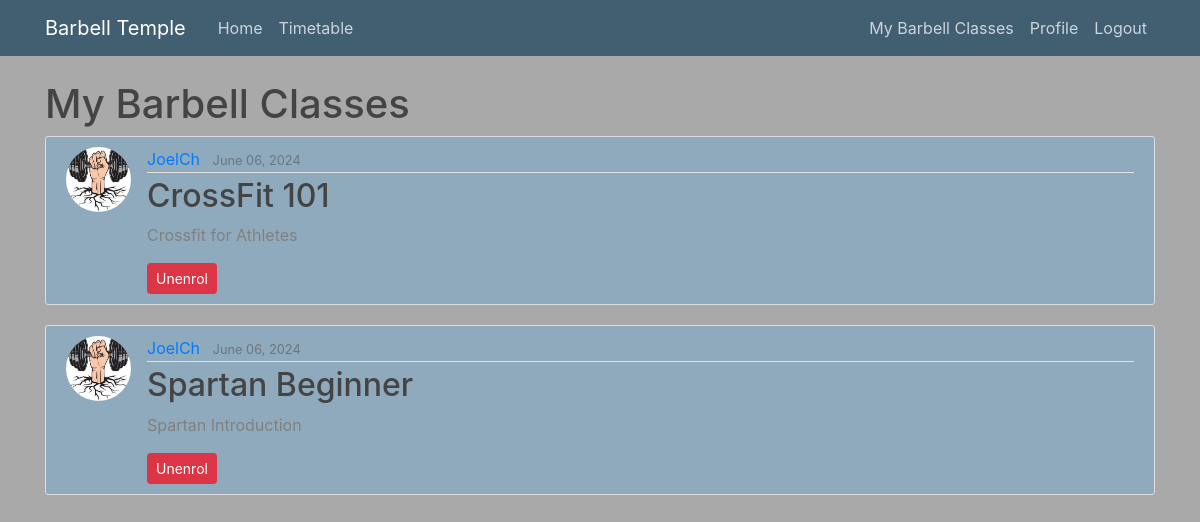
The app's page /mybarbellclasses/ (signed in), older data.
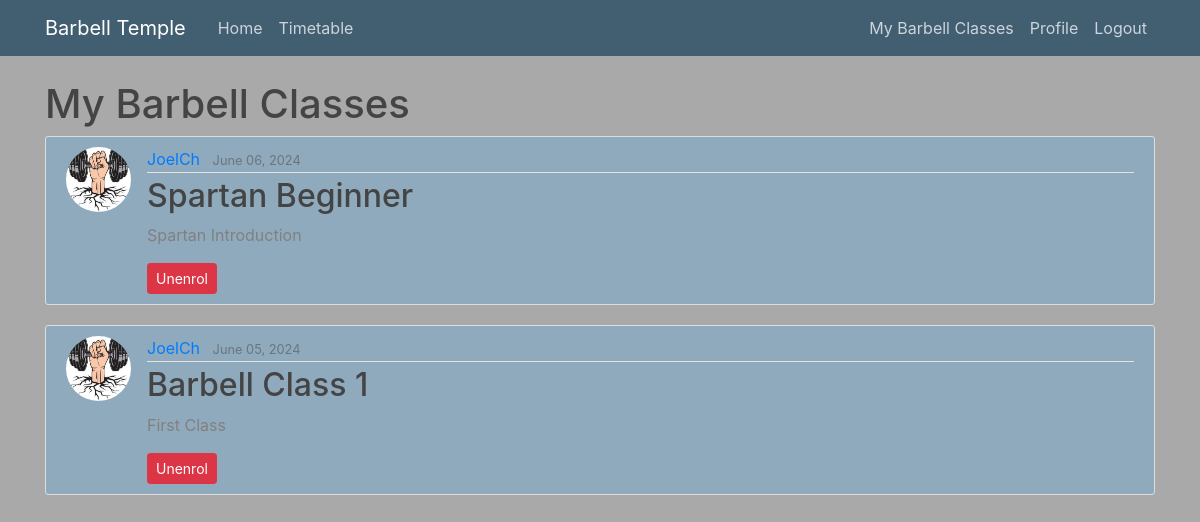
The same page, newer data.
### barbell_classes/models.py (models this page shows, shortened)
class Enrollment(models.Model):
    user = models.ForeignKey(User, on_delete=models.CASCADE, related_name='enrollment_set')
    barbell_class = models.ForeignKey(BarbellClass, on_delete=models.CASCADE)
    date_enrolled = models.DateTimeField(auto_now_add=True)

class BarbellClass(models.Model):
    title = models.CharField(max_length=100, help_text="Enter the title of the barbell class (e.g., 'Beginner Strength Training')")
    image = CloudinaryField('image', default='placeholder')
    date_posted = models.DateTimeField(default=timezone.now)
    author = models.ForeignKey(User, on_delete=models.CASCADE)
    date = models.TextField(default='', help_text="Enter the date and time of the class (e.g., '2024-06-15 10:00 AM')")
    duration = models.TextField(default='', help_text="Enter the duration of the class (e.g., '1 hour')")
    difficulty = models.TextField(default='', help_text="Enter the difficulty level of the class (e.g., 'Beginner', 'Intermediate', 'Advanced')")
    description = models.TextField(help_text="Provide a detailed description of the class")

### users/models.py (models this page shows, shortened)
class Profile(models.Model):
    user = models.OneToOneField(User, on_delete=models.CASCADE)
    image = models.ImageField(default='default.jpg', upload_to='profile_pictures')

### barbell_classes/views.py (the view)
# urls.py: path('mybarbellclasses/', views.my_barbellclasses, name='my_barbellclasses'),
def my_barbellclasses(request):
    context = {
        'my_barbellclasses': Enrollment.objects.filter(user=request.user)
    }
    return render(request, 'barbell_classes/my_barbellclasses.html', context)

### barbell_classes/templates/barbell_classes/my_barbellclasses.html (shortened to what this page needs)
{% extends "barbell_classes/base.html" %}
{% block content %}
    <h1>My Barbell Classes</h1>
    {% for enrollment in my_barbellclasses %}
        <article class="media content-section">
            <img class="rounded-circle article-img" src="{{ enrollment.barbell_class.author.profile.image.url }}">
            <div class="media-body">
                <div class="article-metadata">
                    <a class="mr-2" href="#">{{ enrollment.barbell_class.author }}</a>
                    <small class="text-muted">{{ enrollment.barbell_class.date_posted|date:"F d, Y" }}</small>
                </div>
                <h2><a class="article-title" href="{% url 'barbellclass-detail' enrollment.barbell_class.id %}">{{ enrollment.barbell_class.title }}</a></h2>
                <p class="article-content">{{ enrollment.barbell_class.description }}</p>
                <form method="post" action="{% url 'barbellclass-unenrol' enrollment.barbell_class.id %}" onsubmit="return confirmUnenrol()">
                    <button type="submit" class="btn btn-danger btn-sm">Unenrol</button>
                </form>
            </div>
        </article>
    {% endfor %}
{% endblock content %}

Row changes from the older to the newer data that the page shows:
removed Enrollment: barbell_class.author.profile.image (picture), barbell_class.author "JoelCh", barbell_class.date_posted "June 06, 2024", barbell_class "CrossFit 101", barbell_class.description "Crossfit for Athletes"
added Enrollment: barbell_class.author.profile.image (picture), barbell_class.author "JoelCh", barbell_class.date_posted "June 05, 2024", barbell_class "Barbell Class 1", barbell_class.description "First Class"
